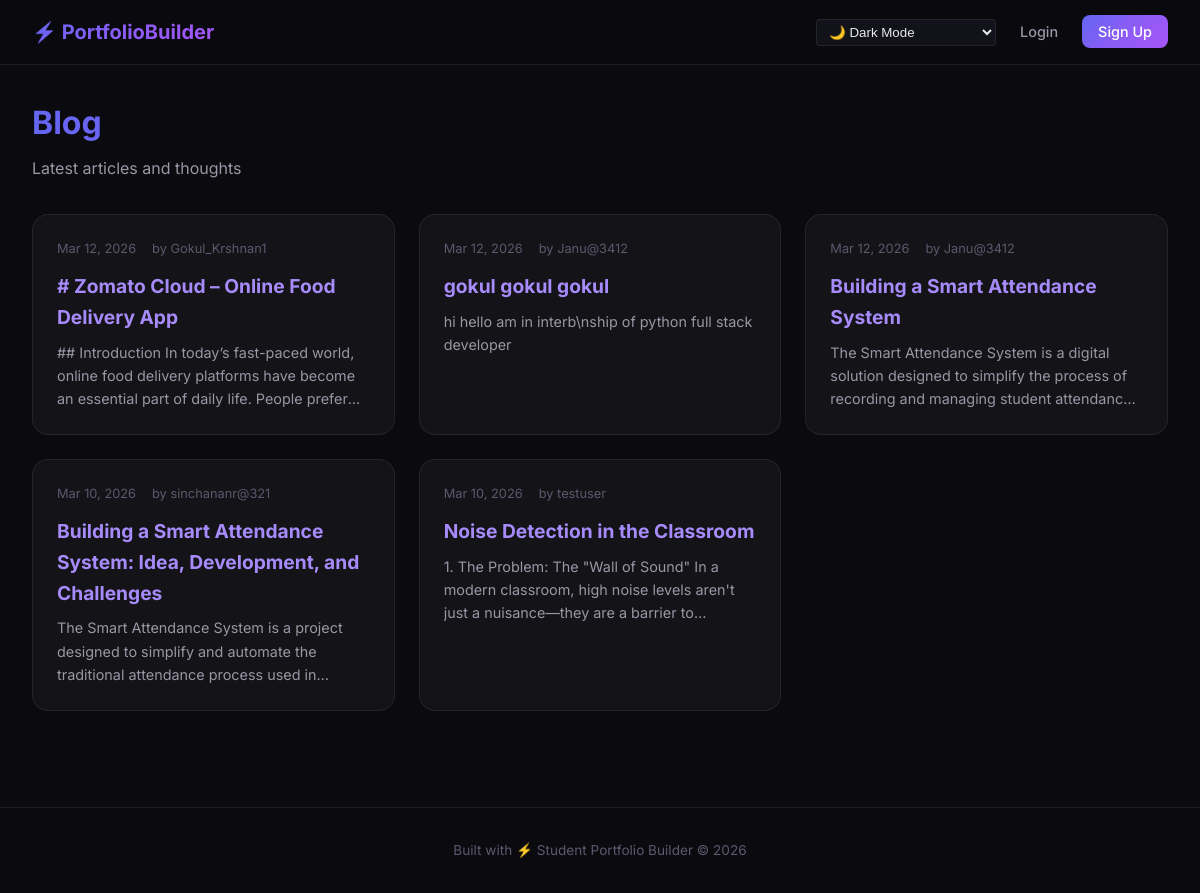
Screenshot of /blog/ with the database file from the repository.
### blog/models.py (models this page shows, shortened)
class BlogPost(models.Model):
    STATUS_CHOICES = [
        ('draft', 'Draft'),
        ('published', 'Published'),
    ]
    author = models.ForeignKey(CustomUser, on_delete=models.CASCADE, related_name='blog_posts')
    title = models.CharField(max_length=200)
    slug = models.SlugField(max_length=200, unique=True, blank=True)
    hero_image = models.ImageField(upload_to='blog/hero/', blank=True, null=True)
    content = HTMLField()
    status = models.CharField(max_length=10, choices=STATUS_CHOICES, default='draft')
    likes = models.ManyToManyField(CustomUser, related_name='liked_posts', blank=True)
    created_at = models.DateTimeField(auto_now_add=True)
    updated_at = models.DateTimeField(auto_now=True)
    class Meta:
        ordering = ['-created_at']

### accounts/models.py (models this page shows, shortened)
class CustomUser(AbstractUser):
    is_email_verified = models.BooleanField(default=False)

### blog/views.py (the view)
# urls.py: path('', views.blog_list, name='blog_list'),
def blog_list(request):
    posts = BlogPost.objects.filter(status='published')
    return render(request, 'blog/blog_list.html', {'posts': posts})

### blog/templates/blog/blog_list.html (shortened to what this page needs)
{% extends 'base.html' %}
{% block content %}
<div class="fade-in">
    <div class="page-header">
        <h1>Blog</h1>
        <p>Latest articles and thoughts</p>
    </div>
    {% if posts %}
    <div class="grid-2">
        {% for post in posts %}
        <a href="{% url 'blog_detail' slug=post.slug %}" class="card blog-card" style="text-decoration: none;">
            <div class="meta">
                <span>{{ post.created_at|date:"M d, Y" }}</span>
                <span>by {{ post.author.username }}</span>
            </div>
            <h3>{{ post.title }}</h3>
            <p class="excerpt">{{ post.content|truncatewords:40 }}</p>
        </a>
        {% endfor %}
    </div>
    {% endif %}
</div>
{% endblock %}

### static/css/style.css (style rules this page uses)
:root, [data-theme="dark"] { --bg-primary: #0a0a0f; --bg-secondary: #12121a; --bg-card: rgba(255, 255, 255, 0.04); --bg-card-hover: rgba(255, 255, 255, 0.07); --bg-glass: rgba(255, 255, 255, 0.06); --border-glass: rgba(255, 255, 255, 0.08); --text-primary: #e8e8ed; --text-secondary: #9898a6; --text-muted: #5a5a6e; --accent-gradient: linear-gradient(135deg, #6366f1, #8b5cf6, #a855f7); --accent-solid: #8b5cf6; --accent-hover: #a78bfa; --success: #34d399; --warning: #fbbf24; --danger: #f87171; --info: #60a5fa; --radius-sm: 8px; --radius-md: 12px; --radius-lg: 16px; --radius-xl: 24px; --shadow-sm: 0 2px 8px rgba(0, 0, 0, 0.3); --shadow-md: 0 4px 16px rgba(0, 0, 0, 0.4); --shadow-lg: 0 8px 32px rgba(0, 0, 0, 0.5); --shadow-glow: 0 0 20px rgba(139, 92, 246, 0.15); --transition-fast: 0.2s ease; --transition-med: 0.3s ease; }
*, *::before, *::after { margin: 0; padding: 0; box-sizing: border-box; }
html { scroll-behavior: smooth; }
body { font-family: 'Inter', -apple-system, BlinkMacSystemFont, sans-serif; background: var(--bg-primary); color: var(--text-primary); line-height: 1.6; min-height: 100vh; -webkit-font-smoothing: antialiased; }
a { color: var(--accent-hover); text-decoration: none; transition: color var(--transition-fast); }
.page-header { margin-bottom: 2rem; }
.page-header h1 { font-size: 2rem; font-weight: 700; background: var(--accent-gradient); -webkit-background-clip: text; -webkit-text-fill-color: transparent; background-clip: text; }
.page-header p { color: var(--text-secondary); margin-top: 0.5rem; }
.card { background: var(--bg-card); border: 1px solid var(--border-glass); border-radius: var(--radius-lg); padding: 1.5rem; transition: all var(--transition-med); backdrop-filter: blur(10px); }
.grid-2 { display: grid; grid-template-columns: repeat(auto-fill, minmax(350px, 1fr)); gap: 1.5rem; }
.blog-card { padding: 1.5rem; }
.blog-card .meta { display: flex; gap: 1rem; margin-bottom: 0.75rem; font-size: 0.8rem; color: var(--text-muted); }
.blog-card h3 { font-size: 1.2rem; margin-bottom: 0.5rem; }
.blog-card .excerpt { color: var(--text-secondary); font-size: 0.9rem; display: -webkit-box; -webkit-line-clamp: 3; line-clamp: 3; -webkit-box-orient: vertical; overflow: hidden; }
.fade-in { animation: fadeIn 0.4s ease; }

### rows the page displays
BlogPost: created_at "Mar 12, 2026", author.username "Gokul_Krshnan1", title "# Zomato Cloud – Online Food Delivery App", content "## Introduction In today’s fast-paced world, online food delivery platforms have become an essential part of daily life. People…"
BlogPost: created_at "Mar 12, 2026", author.username "Janu@3412", title "gokul gokul gokul", content "hi hello am in interb\\nship of python full stack developer"
BlogPost: created_at "Mar 12, 2026", author.username "Janu@3412", title "Building a Smart Attendance System", content "The Smart Attendance System is a digital solution designed to simplify the process of recording and managing student…"
BlogPost: created_at "Mar 10, 2026", author.username "sinchananr@321", title "Building a Smart Attendance System: Idea, Development, and Challenges", content "The Smart Attendance System is a project designed to simplify and automate the traditional attendance process used…"
BlogPost: created_at "Mar 10, 2026", author.username "testuser", title "Noise Detection in the Classroom", content "1. The Problem: The \"Wall of Sound\" In a modern classroom, high noise levels aren't just a nuisance—they are a barrier…"
